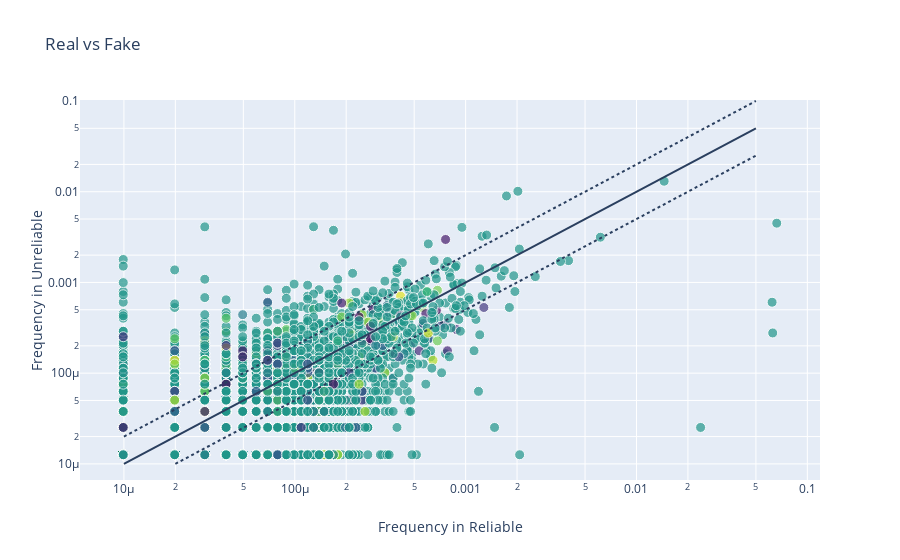

The notebook cell this image was saved under:
### Code cell
diffs = ll_diff_scores(training_dict_real, training_dict_fake, common_words)
def llcontrastscatter(a1, a2, llvs) :
    a1_len = len(a1)
    a2_len = len(a2)
    x = [(a1[w]/real_word_count) for w in llvs]
    y = [(a2[w]/fake_word_count) for w in llvs]
    text = [text_description(a1, a2, w) for w in llvs]
#     color = [math.pow(llvs[w], -1/10) for w in llvs]
    color = []
    for w in llvs:
        pos, neg, compound = get_sentiment(w.lower())
        if(pos == 0 and neg == 0):
            color.append(0)
        else:
            color.append(compound*50)
    size = [visual_size(a1, a2, w) for w in llvs]
    return dict(x=x, y=y, text=text, 
                marker=dict(size=size, 
                            color=color, 
                            colorscale='viridis'), 
                mode='markers', hoverinfo='text')

plotly.offline.iplot(dict(data=[go.Scatter(llcontrastscatter(training_dict_real, training_dict_fake, diffs))],
                          layout=dict(title=u'Real vs Fake',
                                      hovermode='closest',
                                      shapes=[dict(type='line',x0=1e-5,y0=1e-5,x1=5e-2,y1=5e-2),
                                             dict(type='line',x0=2e-5,y0=1e-5,x1=5e-2,y1=2.5e-2,line=dict(dash='dot')),
                                             dict(type='line',x0=1e-5,y0=2e-5,x1=5e-2,y1=1e-1,line=dict(dash='dot'))],
                                      xaxis=dict(type='log', title=u'Frequency in Reliable'),
                                      yaxis=dict(type='log', title=u'Frequency in Unreliable'))))

### Figure 1 — Plotly figure (JSON) as saved in the notebook; plotly's stock layout.template omitted (floating-point values rounded to 4 significant figures; data arrays with more than 128 entries replaced by an {"elided": "..."} marker saying what was removed)
{"data": [{"hoverinfo": "text", "marker": {"color": {"elided": "7138 float values"}, "colorscale": [[0, "#440154"], [0.1111, "#482878"], [0.2222, "#3e4989"], [0.3333, "#31688e"], [0.4444, "#26828e"], [0.5556, "#1f9e89"], [0.6667, "#35b779"], [0.7778, "#6ece58"], [0.8889, "#b5de2b"], [1, "#fde725"]], "size": {"elided": "7138 int values"}}, "mode": "markers", "text": {"elided": "7138 str values"}, "type": "scatter", "x": {"elided": "7138 float values"}, "y": {"elided": "7138 float values"}}], "layout": {"hovermode": "closest", "shapes": [{"type": "line", "x0": 1e-05, "x1": 0.05, "y0": 1e-05, "y1": 0.05}, {"line": {"dash": "dot"}, "type": "line", "x0": 2e-05, "x1": 0.05, "y0": 1e-05, "y1": 0.025}, {"line": {"dash": "dot"}, "type": "line", "x0": 1e-05, "x1": 0.05, "y0": 2e-05, "y1": 0.1}], "title": {"text": "Real vs Fake"}, "xaxis": {"title": {"text": "Frequency in Reliable"}, "type": "log"}, "yaxis": {"title": {"text": "Frequency in Unreliable"}, "type": "log"}}}
